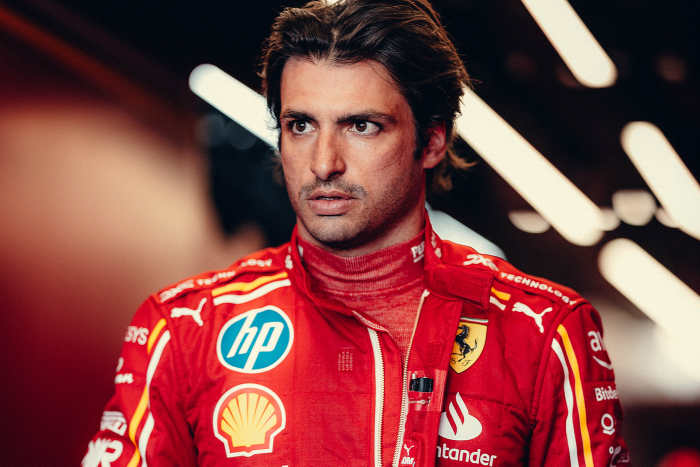
#> input picture model/archive/train/Carlos_Sainz/10005.jpg, 1400 x 933 px (shown at 1/2 size)
$ jupyter execute --allow-errors f1.ipynb   (shell and % lines are left out)
#> lines starting #> are read from the running program, lines starting #| are printed output that depends on the picture; after the words box and inside, x2 and y2 are one past the last pixel; in counts of white or black regions, pixels touching at a corner belong together
[cell 1]
import cv2
import numpy as np
from matplotlib import pyplot as plt
import matplotlib
matplotlib.rcParams["figure.figsize"] = (8,3)

Read the Image

[cell 2]
img = cv2.imread('./archive/train/Carlos_Sainz/10005.jpg')
#> img is the input picture: shape (933, 1400, 3); mean B, G, R 67.5, 68.3, 132.1
img.shape
#> Out = (933, 1400, 3)

[cell 3]
plt.imshow(img)

[cell 4]
gray = cv2.cvtColor(img, cv2.COLOR_BGR2GRAY)
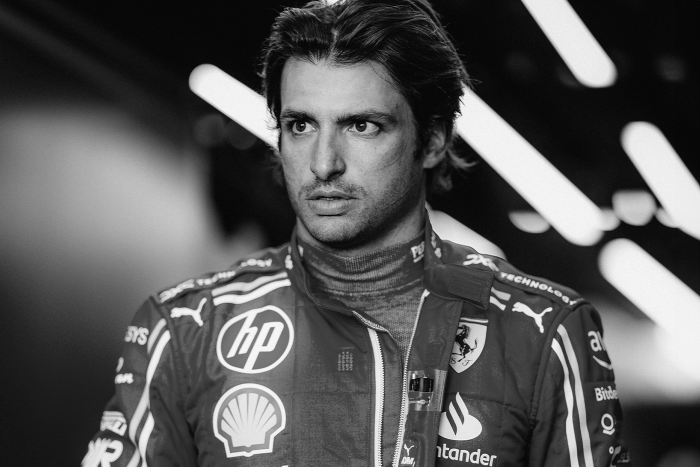
#> gray: shape (933, 1400) (shown at 1/2 size); min 0, max 254, mean 87.2
gray.shape
#> Out = (933, 1400)

[cell 5]
gray

[cell 6]
plt.imshow(gray, cmap='gray')

Find eyes and face with Haar Cascade

[cell 7]
face = cv2.CascadeClassifier('./opencv/haarcascade_frontalface_default.xml')
eye = cv2.CascadeClassifier('./opencv/haarcascade_eye.xml')

faces = face.detectMultiScale(gray, 1.3, 5)
#> faces = [[514, 134, 304, 304]]
faces
#> Out = [[514, 134, 304, 304]]

[cell 8]
(x, y, w, h) = faces[0]
#> x = 514; y = 134; w = 304; h = 304
face_img = cv2.rectangle(img, (x, y), (x+w, y+h), (255, 0, 0), 2)
plt.imshow(face_img)

[cell 9]
#from the opencv documentation:
cv2.destroyAllWindows()
for (x, y, w, h) in faces:
    face_img = cv2.rectangle(img, (x,y), (x+w, y+h), (255, 0, 0), 2)
    roi_gray = gray[y:y+h, x:x+w]
    roi_color = face_img[y:y+h, x:x+w]
    eyes = eye.detectMultiScale(roi_gray)
    for (ex, ey, ew, eh) in eyes:
        cv2.rectangle(roi_color, (ex, ey), (ex+ew, ey+eh), (0,255,0), 2)
#> this loop made 1 pass
#> (x, y, w, h, eyes) on pass 1: (514, 134, 304, 304, [[51, 82, 72, 72], [165, 75, 86, 86]])
#> pass 1, `roi_gray = gray[y:y+h, x:x+w]`:
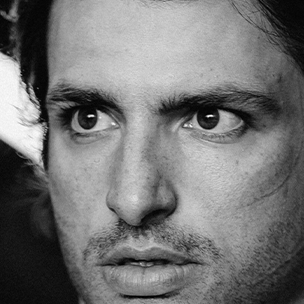
#> roi_gray: shape (304, 304); min 0, max 254, mean 116.3
#> pass 1, `roi_color = face_img[y:y+h, x:x+w]`:
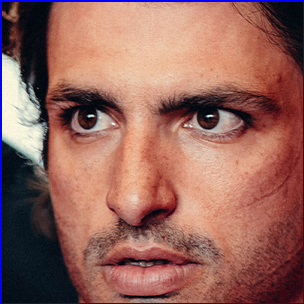
#> roi_color: shape (304, 304, 3); mean B, G, R 94.5, 101.8, 149.6
#> after the loop:
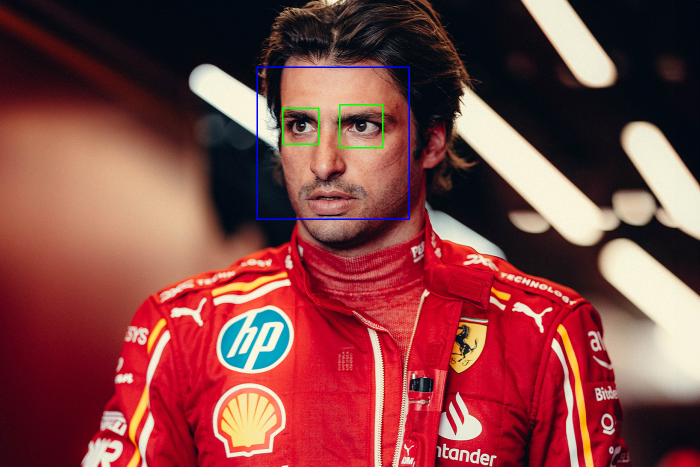
#> img: shape (933, 1400, 3) (shown at 1/2 size); mean B, G, R 67.9, 68.2, 131.5
#> after the loop:
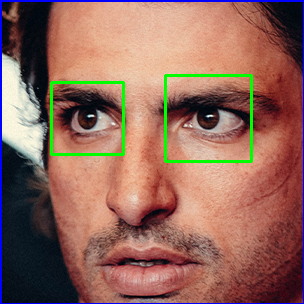
#> roi_color: shape (304, 304, 3); 2.04% of pixels changed, all inside (x1, y1, x2, y2) = (50, 74, 253, 163)

plt.figure()
plt.imshow(face_img, cmap='gray')
plt.show()

[cell 10]
plt.imshow(roi_color, cmap='gray')

Crop the image to just the face if haar cascade finds 2 eyes:

[cell 11]
def get_cropped_image(image_path):
#> called with image_path = './archive/train/Carlos_Sainz/10005.jpg'
    img = cv2.imread(image_path)
    gray = cv2.cvtColor(img, cv2.COLOR_BGR2GRAY)
    faces = face.detectMultiScale(gray, 1.3, 5)
#> faces = [[514, 134, 304, 304]]
    for (x, y, w, h) in faces:
        roi_gray = gray[y:y+h, x:x+w]
        roi_color = img[y:y+h, x:x+w]
        eyes = eye.detectMultiScale(roi_gray)
        if len(eyes) >= 2:
            return roi_color
#> this loop made 1 pass
#> pass 1, in get_cropped_image, `roi_color = img[y:y+h, x:x+w]`:
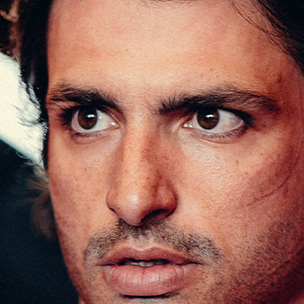
#> roi_color: shape (304, 304, 3); mean B, G, R 90.9, 103.2, 151.6

[cell 12]
og_image = cv2.imread('./archive/train/Carlos_Sainz/10005.jpg')
plt.imshow(og_image)

[cell 13]
cropped_image = get_cropped_image('./archive/train/Carlos_Sainz/10005.jpg')
plt.imshow(cropped_image)

Move cropped images to a different folder

[cell 14]
path_to_data = "./archive/train/"
path_to_cropped = "./archive/train/cropped/"

import os
#get current paths
img_dirs = []
for entry in os.scandir(path_to_data):
    if entry.is_dir():
        img_dirs.append(entry.path)

img_dirs

[cell 15]
import shutil
if os.path.exists(path_to_cropped):
    shutil.rmtree(path_to_cropped)
os.mkdir(path_to_cropped)

[cell 16]
import filetype

cropped_image_dirs = []
driver_names_dict = {}

#> (the rest of this cell did not finish here and is left out)

Use Haar Wavelet Transformation to extract important features from image

[cell 17]
import pywt

#img is the input image, mode is the default wavelet type, level is the level of decomposition
def w2d(img, mode='haar' , level=1):
#> called with mode = 'db1', level = 5
    imArray = img
    # DATATYPE CONVERSIONS
        # convert from RGB to grayscale
    imArray = cv2.cvtColor(imArray, cv2.COLOR_RGB2GRAY)
        # convert each pixel to 32-bit floating point
    imArray = np.float32(imArray)
        # normalize the pixel values by dividing by 255, scaling values to the range [0, 1]
    imArray/= 255;
        # compute 2D discrete wavelet transform [DWT] of image.
            # cfs[0] is the approx coeffs (low-frequency components) in a 2D numpy array. cfs[1], cfs[2],
            # & so on are tuples, each with 3 2D numpy arrays of detail coefficients (high-frequency components)
            # in horizontal, vertical, and diagonal directions at each level of decomposition
    cfs = pywt.wavedec2(imArray, mode, level=level)
#> cfs = 6 items

    # PROCESS COEFFICIENTS
        # converts cfs to a modifiable list
    cfs_h = list(cfs)
#> cfs_h = 6 items
        # set approx coeffs to 0 to focus the reconstruction on details
    cfs_h[0] *= 0;

    # RECONSTRUCTION
        # reconstructs the image with the modified wavelet transformations
    imArray_h = pywt.waverec2(cfs_h, mode);
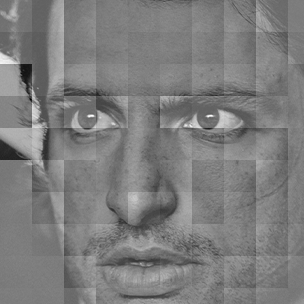
#> imArray_h: shape (304, 304) float32; min -0.778, max 0.804, mean -2.06e-10; drawn with min black and max white
        # scales the reconstructed image back to [0, 255]
    imArray_h *= 255;
        # converts image back to standard 8-bit unsigned integer format
    imArray_h = np.uint8(imArray_h)
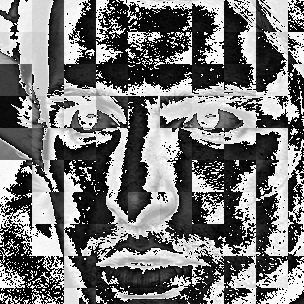
#> imArray_h: shape (304, 304); min 0, max 255, mean 118.1

    return imArray_h

[cell 18]
img_haar = w2d(cropped_image, 'db1', 5)
plt.imshow(img_haar, cmap='gray')

[cell 19]
driver_names_dict

[cell 20]
class_dict = {}
count = 0
for driver_name in driver_names_dict.keys():
    class_dict[driver_name] = count
    count += 1
class_dict

$ run again, with model/archive/train/Carlos_Sainz/06.jpg copied over model/archive/train/Carlos_Sainz/10005.jpg
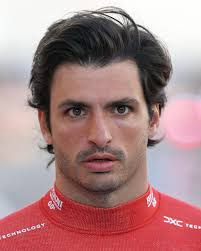
#> input picture model/archive/train/Carlos_Sainz/06.jpg, 201 x 251 px
#> img is the input picture: shape (251, 201, 3); mean B, G, R 132.3, 131.3, 170.5
#> `faces = face.detectMultiScale(gray, 1.3, 5)`: faces = [[30, 58, 136, 136]]
#> `(x, y, w, h) = faces[0]`: x = 30; y = 58; w = 136
#> the loop `for (x, y, w, h) in faces:` made 1 pass
#> (x, y, w, h, eyes) on pass 1: (30, 58, 136, 136, [[74, 36, 31, 31], [28, 37, 32, 32]])
#> after the loop `for (x, y, w, h) in faces:`:
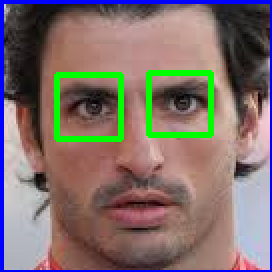
#> roi_color: shape (136, 136, 3) (shown 2 times larger); mean B, G, R 108.3, 111.9, 127.9
#> in get_cropped_image, `faces = face.detectMultiScale(gray, 1.3, 5)`: faces = [[30, 58, 136, 136]]
#> the loop in get_cropped_image, `for (x, y, w, h) in faces:` made 1 pass
#> cfs = 6 items
#> in w2d, `imArray_h = np.uint8(imArray_h)`:
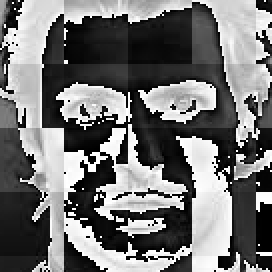
#> imArray_h: shape (136, 136) (shown 2 times larger); min 0, max 255, mean 114.6

$ run again, with model/archive/train/Carlos_Sainz/07.jpg copied over model/archive/train/Carlos_Sainz/10005.jpg
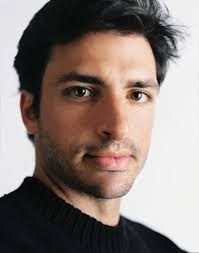
#> input picture model/archive/train/Carlos_Sainz/07.jpg, 199 x 253 px
#> img is the input picture: shape (253, 199, 3); mean B, G, R 119.2, 124.6, 137.2
#> `faces = face.detectMultiScale(gray, 1.3, 5)`: faces = [[45, 38, 136, 136]]
#> `(x, y, w, h) = faces[0]`: x = 45; y = 38; w = 136
#> the loop `for (x, y, w, h) in faces:` made 1 pass
#> (x, y, w, h, eyes) on pass 1: (45, 38, 136, 136, [[15, 35, 39, 39], [75, 41, 33, 33]])
#> after the loop `for (x, y, w, h) in faces:`:
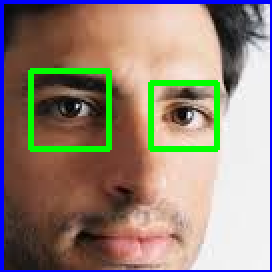
#> roi_color: shape (136, 136, 3) (shown 2 times larger); mean B, G, R 120.1, 133, 148
#> in get_cropped_image, `faces = face.detectMultiScale(gray, 1.3, 5)`: faces = [[45, 38, 136, 136]]
#> the loop in get_cropped_image, `for (x, y, w, h) in faces:` made 1 pass
#> cfs = 6 items
#> in w2d, `imArray_h = np.uint8(imArray_h)`:
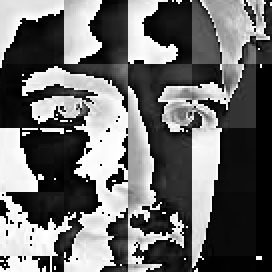
#> imArray_h: shape (136, 136) (shown 2 times larger); min 0, max 255, mean 107.1
